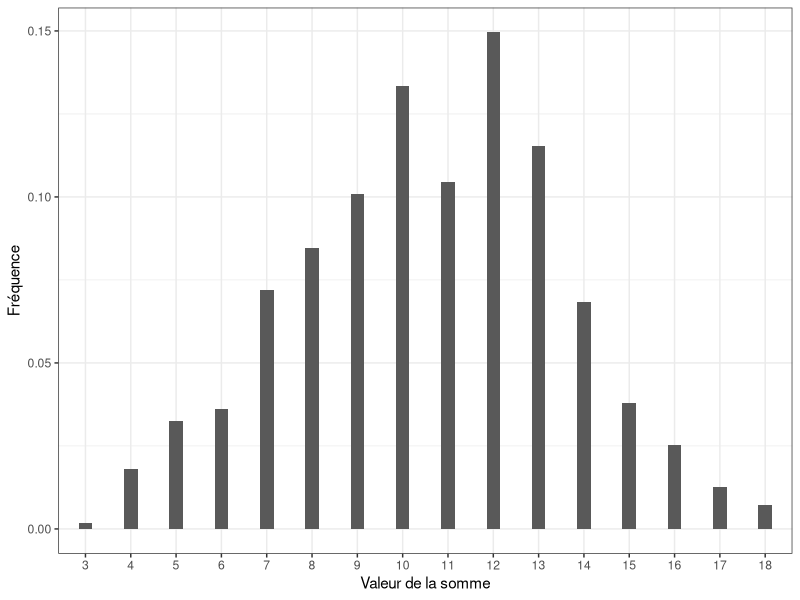
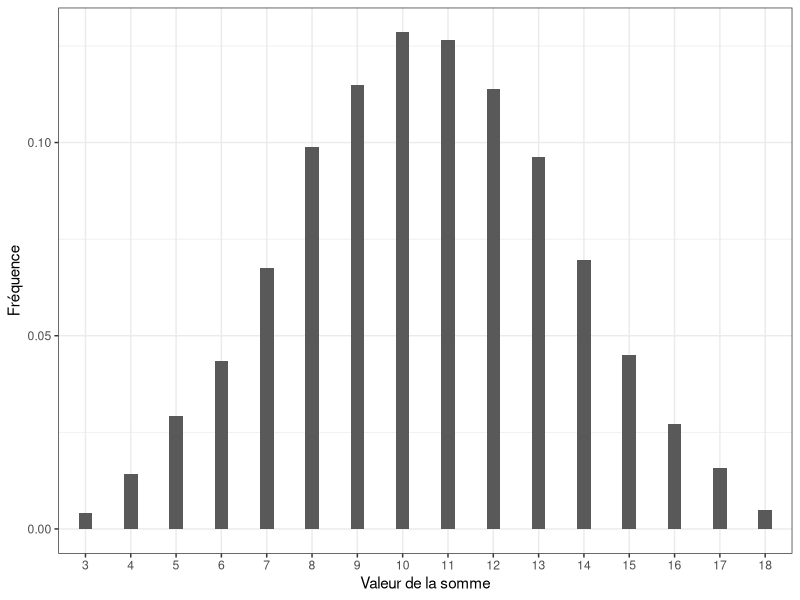

Source code (R) for these figures, in order:
## ---- chunk 1
knitr::opts_chunk$set(echo = TRUE)
## ---- chunk 2
dice <- function(faces = 6, n = 100)
{
  sample(x = seq(from = 1, to = faces, by = 1), size=n, replace = TRUE);
}

dice(6,471)
## ---- chunk 3
experiment <- function(faces = 6, n = 100)
{
  dice1 <- dice(faces,n);
  dice2 <- dice(faces,n);
  dice3 <- dice(faces,n);
  
  data.frame(Tirage1 = dice1,
             Tirage2 = dice2,
             Tirage3 = dice3);
}

#génère 5 tirages de dés à 6 faces
experiment(6,5)
## ---- chunk 4
library(dplyr);

experiment(6,555) %>%
  mutate(Sum = Tirage1 + Tirage2 + Tirage3) %>%
  group_by(Sum) %>%
  summarize(N=n());
## ---- chunk 5
library(ggplot2);
## ---- chunk 6
experiment(6,555) %>%
  mutate(Sum = Tirage1 + Tirage2 + Tirage3) %>%
  ggplot(aes(x = as.factor(Sum))) +
    geom_bar(aes(y = (..count..)/sum(..count..)), width = .3 ) +
    xlab("Valeur de la somme") + ylab("Fréquence") +
    ylim(0, NA) +
    theme_bw()
## ---- chunk 7
experiment(6,10000) %>%
  mutate(Sum = Tirage1 + Tirage2 + Tirage3) %>%
  ggplot(aes(x = as.factor(Sum))) +
    geom_bar(aes(y = (..count..)/sum(..count..)), width = .3 ) +
    xlab("Valeur de la somme") + ylab("Fréquence") +
    ylim(0, NA) +
    theme_bw()
